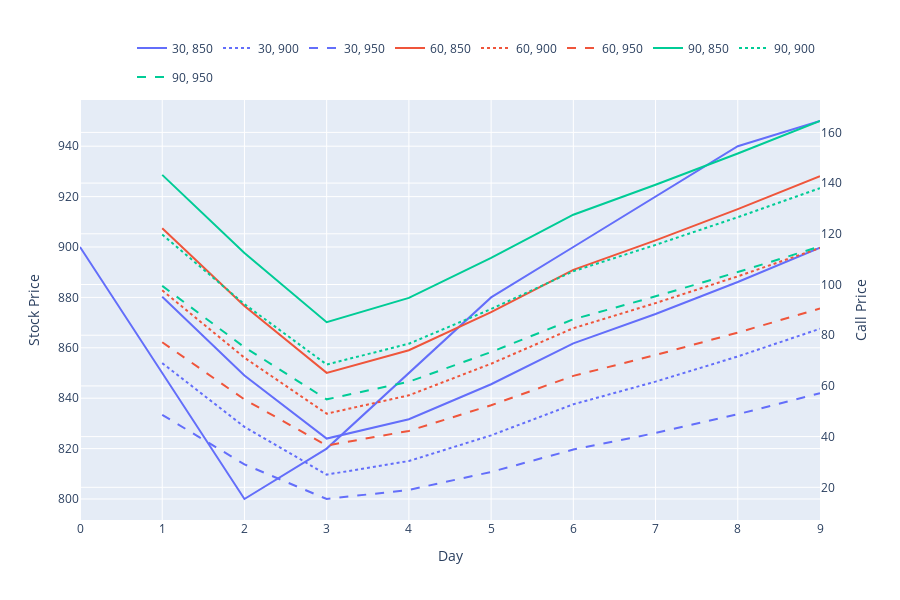

The cell this chart's notebook holds for it:
### Code cell
import plotly.graph_objects as go

# ... (previous code remains the same)

# Create a DataFrame for stock prices
stock_prices_df = pd.DataFrame({"Day": range(len(prices)), "Stock Price": prices})

# Create line charts using Plotly Express
fig_stock = px.line(
    stock_prices_df,
    x="Day",
    y="Stock Price",
    title="Stock Price vs Time",
)
# fig_stock = go.Scatter(
#     x=stock_prices_df['Day'],
#     y=stock_prices_df['Stock Price'],
#     mode='lines',
#     name='Stock Price',
#     line=dict(color='black', width=3, dash='solid')
# )

fig_calls = px.line(
    df,
    x="Day",
    y="Call Price",
    color="Expire",
    line_dash="Strike",
    hover_data={"Call Price": ":.2f", "Strike": True, "Expire": True},
    labels={"Day": "Day", "Call Price": "Call Price"},
    title="Call Prices vs Time",
)

# Create a subplot with the stock price and call prices
fig = go.Figure(data=fig_stock.data + fig_calls.data)
fig.update_layout(
    xaxis=dict(title="Day"),
    yaxis=dict(title="Stock Price"),
    yaxis2=dict(title="Call Price", overlaying="y", side="right"),
    legend=dict(
        title="", orientation="h", yanchor="bottom", y=1.02, xanchor="right", x=1
    ),
    height=600,
)

# Assign the call price traces to the secondary y-axis
for trace in fig.data[1:]:
    trace.yaxis = "y2"

fig.show()

### Figure 1 — Plotly figure (JSON) as saved in the notebook; plotly's stock layout.template omitted (floating-point values rounded to 4 significant figures)
{"data": [{"hovertemplate": "Day=%{x}<br>Stock Price=%{y}<extra></extra>", "legendgroup": "", "line": {"color": "#636efa", "dash": "solid"}, "marker": {"symbol": "circle"}, "mode": "lines", "name": "", "orientation": "v", "showlegend": false, "type": "scatter", "x": [0, 1, 2, 3, 4, 5, 6, 7, 8, 9], "xaxis": "x", "y": [900, 850, 800, 820, 850, 880, 900, 920, 940, 950], "yaxis": "y"}, {"customdata": [[850, 30], [850, 30], [850, 30], [850, 30], [850, 30], [850, 30], [850, 30], [850, 30], [850, 30]], "hovertemplate": "Expire=%{customdata[1]}<br>Strike=%{customdata[0]}<br>Day=%{x}<br>Call Price=%{y:.2f}<extra></extra>", "legendgroup": "30, 850", "line": {"color": "#636efa", "dash": "solid"}, "marker": {"symbol": "circle"}, "mode": "lines", "name": "30, 850", "orientation": "v", "showlegend": true, "type": "scatter", "x": [1, 2, 3, 4, 5, 6, 7, 8, 9], "xaxis": "x", "y": [95.14, 64.07, 39.22, 46.84, 60.65, 76.76, 88.37, 101.0, 114.6], "yaxis": "y2"}, {"customdata": [[900, 30], [900, 30], [900, 30], [900, 30], [900, 30], [900, 30], [900, 30], [900, 30], [900, 30]], "hovertemplate": "Expire=%{customdata[1]}<br>Strike=%{customdata[0]}<br>Day=%{x}<br>Call Price=%{y:.2f}<extra></extra>", "legendgroup": "30, 900", "line": {"color": "#636efa", "dash": "dot"}, "marker": {"symbol": "circle"}, "mode": "lines", "name": "30, 900", "orientation": "v", "showlegend": true, "type": "scatter", "x": [1, 2, 3, 4, 5, 6, 7, 8, 9], "xaxis": "x", "y": [69.0, 43.84, 25.0, 30.36, 40.5, 52.74, 61.69, 71.62, 82.54], "yaxis": "y2"}, {"customdata": [[950, 30], [950, 30], [950, 30], [950, 30], [950, 30], [950, 30], [950, 30], [950, 30], [950, 30]], "hovertemplate": "Expire=%{customdata[1]}<br>Strike=%{customdata[0]}<br>Day=%{x}<br>Call Price=%{y:.2f}<extra></extra>", "legendgroup": "30, 950", "line": {"color": "#636efa", "dash": "dash"}, "marker": {"symbol": "circle"}, "mode": "lines", "name": "30, 950", "orientation": "v", "showlegend": true, "type": "scatter", "x": [1, 2, 3, 4, 5, 6, 7, 8, 9], "xaxis": "x", "y": [48.6, 29.05, 15.39, 18.98, 26.05, 34.88, 41.42, 48.82, 57.12], "yaxis": "y2"}, {"customdata": [[850, 60], [850, 60], [850, 60], [850, 60], [850, 60], [850, 60], [850, 60], [850, 60], [850, 60]], "hovertemplate": "Expire=%{customdata[1]}<br>Strike=%{customdata[0]}<br>Day=%{x}<br>Call Price=%{y:.2f}<extra></extra>", "legendgroup": "60, 850", "line": {"color": "#EF553B", "dash": "solid"}, "marker": {"symbol": "circle"}, "mode": "lines", "name": "60, 850", "orientation": "v", "showlegend": true, "type": "scatter", "x": [1, 2, 3, 4, 5, 6, 7, 8, 9], "xaxis": "x", "y": [122.2, 91.49, 65.14, 74.06, 89.13, 105.8, 117.4, 129.7, 142.7], "yaxis": "y2"}, {"customdata": [[900, 60], [900, 60], [900, 60], [900, 60], [900, 60], [900, 60], [900, 60], [900, 60], [900, 60]], "hovertemplate": "Expire=%{customdata[1]}<br>Strike=%{customdata[0]}<br>Day=%{x}<br>Call Price=%{y:.2f}<extra></extra>", "legendgroup": "60, 900", "line": {"color": "#EF553B", "dash": "dot"}, "marker": {"symbol": "circle"}, "mode": "lines", "name": "60, 900", "orientation": "v", "showlegend": true, "type": "scatter", "x": [1, 2, 3, 4, 5, 6, 7, 8, 9], "xaxis": "x", "y": [97.69, 71.13, 49.04, 56.28, 68.76, 82.77, 92.67, 103.2, 114.4], "yaxis": "y2"}, {"customdata": [[950, 60], [950, 60], [950, 60], [950, 60], [950, 60], [950, 60], [950, 60], [950, 60], [950, 60]], "hovertemplate": "Expire=%{customdata[1]}<br>Strike=%{customdata[0]}<br>Day=%{x}<br>Call Price=%{y:.2f}<extra></extra>", "legendgroup": "60, 950", "line": {"color": "#EF553B", "dash": "dash"}, "marker": {"symbol": "circle"}, "mode": "lines", "name": "60, 950", "orientation": "v", "showlegend": true, "type": "scatter", "x": [1, 2, 3, 4, 5, 6, 7, 8, 9], "xaxis": "x", "y": [77.23, 54.67, 36.48, 42.25, 52.38, 63.95, 72.18, 81.04, 90.53], "yaxis": "y2"}, {"customdata": [[850, 90], [850, 90], [850, 90], [850, 90], [850, 90], [850, 90], [850, 90], [850, 90], [850, 90]], "hovertemplate": "Expire=%{customdata[1]}<br>Strike=%{customdata[0]}<br>Day=%{x}<br>Call Price=%{y:.2f}<extra></extra>", "legendgroup": "90, 850", "line": {"color": "#00cc96", "dash": "solid"}, "marker": {"symbol": "circle"}, "mode": "lines", "name": "90, 850", "orientation": "v", "showlegend": true, "type": "scatter", "x": [1, 2, 3, 4, 5, 6, 7, 8, 9], "xaxis": "x", "y": [143.2, 112.4, 85.14, 94.73, 110.5, 127.5, 139.3, 151.7, 164.5], "yaxis": "y2"}, {"customdata": [[900, 90], [900, 90], [900, 90], [900, 90], [900, 90], [900, 90], [900, 90], [900, 90], [900, 90]], "hovertemplate": "Expire=%{customdata[1]}<br>Strike=%{customdata[0]}<br>Day=%{x}<br>Call Price=%{y:.2f}<extra></extra>", "legendgroup": "90, 900", "line": {"color": "#00cc96", "dash": "dot"}, "marker": {"symbol": "circle"}, "mode": "lines", "name": "90, 900", "orientation": "v", "showlegend": true, "type": "scatter", "x": [1, 2, 3, 4, 5, 6, 7, 8, 9], "xaxis": "x", "y": [119.7, 92.25, 68.44, 76.65, 90.31, 105.2, 115.6, 126.6, 138.0], "yaxis": "y2"}, {"customdata": [[950, 90], [950, 90], [950, 90], [950, 90], [950, 90], [950, 90], [950, 90], [950, 90], [950, 90]], "hovertemplate": "Expire=%{customdata[1]}<br>Strike=%{customdata[0]}<br>Day=%{x}<br>Call Price=%{y:.2f}<extra></extra>", "legendgroup": "90, 950", "line": {"color": "#00cc96", "dash": "dash"}, "marker": {"symbol": "circle"}, "mode": "lines", "name": "90, 950", "orientation": "v", "showlegend": true, "type": "scatter", "x": [1, 2, 3, 4, 5, 6, 7, 8, 9], "xaxis": "x", "y": [99.45, 75.26, 54.7, 61.65, 73.36, 86.28, 95.33, 104.9, 115.0], "yaxis": "y2"}], "layout": {"height": 600, "legend": {"orientation": "h", "title": {"text": ""}, "x": 1, "xanchor": "right", "y": 1.02, "yanchor": "bottom"}, "xaxis": {"title": {"text": "Day"}}, "yaxis": {"title": {"text": "Stock Price"}}, "yaxis2": {"overlaying": "y", "side": "right", "title": {"text": "Call Price"}}}}
